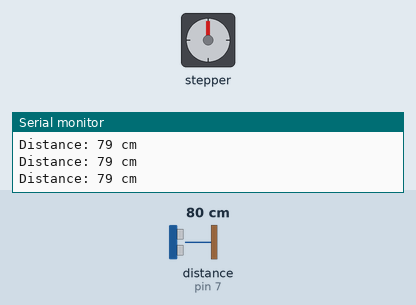
Simulated run of this sketch. Board: Arduino Uno, built with avr-gcc and run on an emulated ATmega328P. Shown: stepper motor, the last lines printed to the serial monitor. Wiring (inferred from the names in the program): ultrasonic range finder: trigger pin 12; echo pin 7; stepper motor (2048 steps per turn assumed): coils pin 8, pin 9, pin 10, pin 11. The test bench sets the inputs (shaded band); at power-on: distance to the obstacle (sensor on pin 7) 80 cm. The echo pulse lasts 58.3 µs per cm.

Above: at 1.2 s.
1.3 s: distance to the obstacle (sensor on pin 7) set to 29 cm
2.8 s: distance to the obstacle (sensor on pin 7) set to 25 cm
At 3.7 s:
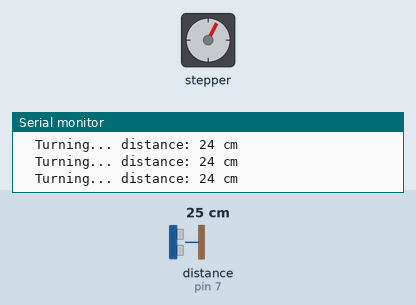
At 4.33 s:
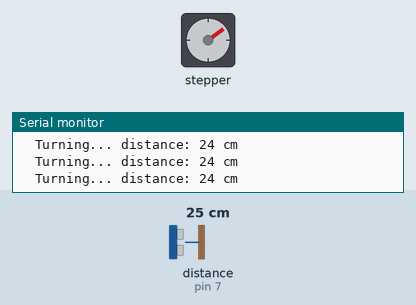
5.8 s: distance to the obstacle (sensor on pin 7) set to 4 cm
At 6.23 s:
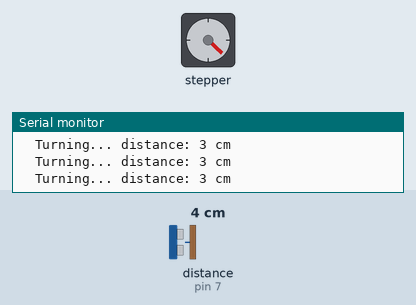
Timing chart, 0 to 17.8 s (numbered marks = the images above; inputs shaded):
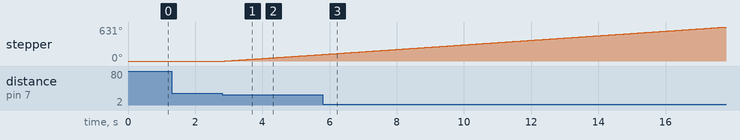

The sketch:

Obstacle_avoidance_2.ino
```cpp
/*
  Behavior:
  - Start at "CENTER" (whatever direction the stepper is facing at power-up)
  - If obstacle is within THRESH_CM, rotate RIGHT until obstacle is no longer detected
  - Uses HALF-STEP sequence (more torque, less vibration)

  Wiring:
  Sensor: TRIG -> D12, ECHO -> D7
  ULN2003: IN1  -> D8,  IN2  -> D9, IN3 -> D10, IN4 -> D11
*/

const int TRIG_PIN = 12;
const int ECHO_PIN = 7;

const int IN1 = 8;
const int IN2 = 9;
const int IN3 = 10;
const int IN4 = 11;

const int THRESH_CM = 25;       // obstacle threshold
const int STEP_DELAY_US = 2000; // start slower for reliability (try 2500-4000)

// ---------- Distance ----------
long readDistanceCM() {
  digitalWrite(TRIG_PIN, LOW);
  delayMicroseconds(2);

  digitalWrite(TRIG_PIN, HIGH);
  delayMicroseconds(10);
  digitalWrite(TRIG_PIN, LOW);

  unsigned long duration = pulseIn(ECHO_PIN, HIGH, 30000UL);
  if (duration == 0) return 999;

  long cm = (long)(duration * 0.0343 / 2.0);
  return cm;
}

// ---------- Stepper (HALF-STEP sequence) ----------
int seq[8][4] = {
  {1,0,0,0},
  {1,1,0,0},
  {0,1,0,0},
  {0,1,1,0},
  {0,0,1,0},
  {0,0,1,1},
  {0,0,0,1},
  {1,0,0,1}
};

int stepIndex = 0;

void writeCoils(int a, int b, int c, int d) {
  digitalWrite(IN1, a);
  digitalWrite(IN2, b);
  digitalWrite(IN3, c);
  digitalWrite(IN4, d);
}

void stopStepper() {
  writeCoils(0,0,0,0);
}

// One half-step to the RIGHT
// If it turns the wrong way, change stepIndex++ to stepIndex
void stepRightOnce() {
  stepIndex++;
  if (stepIndex > 7) stepIndex = 0;

  writeCoils(seq[stepIndex][0], seq[stepIndex][1], seq[stepIndex][2], seq[stepIndex][3]);
  delayMicroseconds(STEP_DELAY_US);
}

void setup() {
  Serial.begin(9600);

  pinMode(TRIG_PIN, OUTPUT);
  pinMode(ECHO_PIN, INPUT);

  pinMode(IN1, OUTPUT);
  pinMode(IN2, OUTPUT);
  pinMode(IN3, OUTPUT);
  pinMode(IN4, OUTPUT);

  stopStepper();
  Serial.println("Starting at CENTER (current physical direction).");
}

void loop() {
  long d = readDistanceCM();

  Serial.print("Distance: ");
  Serial.print(d);
  Serial.println(" cm");

  if (d <= THRESH_CM) {
    Serial.println("Obstacle detected -> turning RIGHT until clear...");

    while (true) {
      // Take multiple steps before checking again (helps prevent stalling)
      for (int i = 0; i < 25; i++) {
        stepRightOnce();
      }

      long d2 = readDistanceCM();
      Serial.print("  Turning... distance: ");
      Serial.print(d2);
      Serial.println(" cm");

      if (d2 > THRESH_CM) {
        Serial.println("Clear -> stop.");
        stopStepper();   // release coils now that we’re done
        break;
      }
    }
  } else {
    // Keep coils off when not moving (optional)
    stopStepper();
  }

  delay(80);
}
```

Measured:
- the behaviour switches between 27 and 26 cm on distance to the obstacle (sensor on pin 7) (found by bisection; images 0 and 1)
- after the input at 2.8 s, stepper: keeps turning clockwise at about 42°/s, starting after 0.08 s
